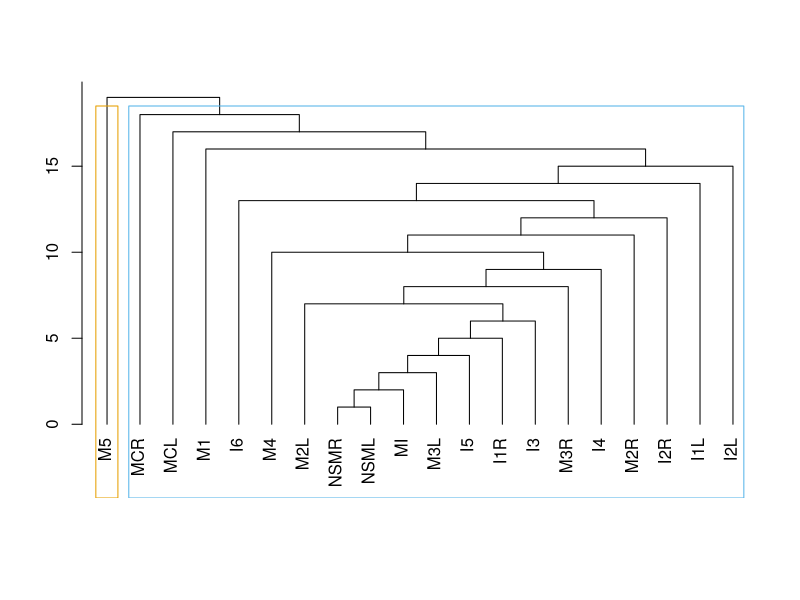
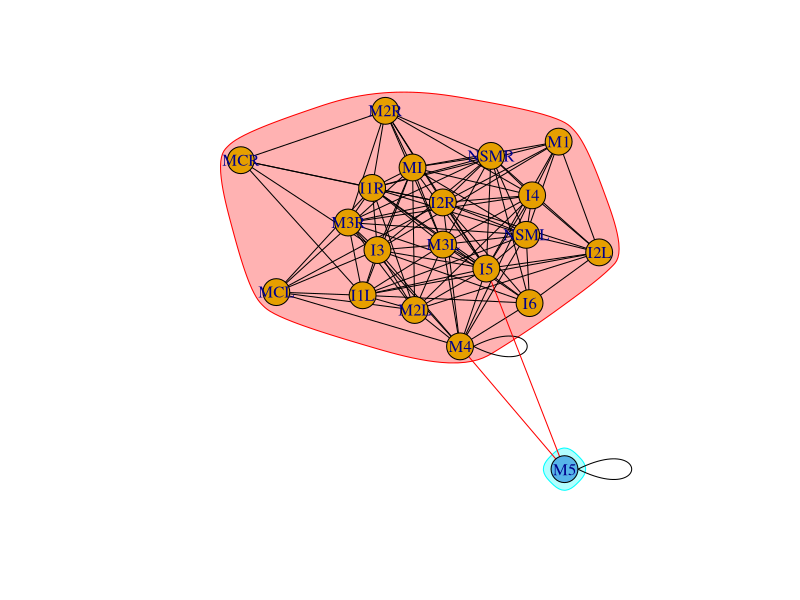
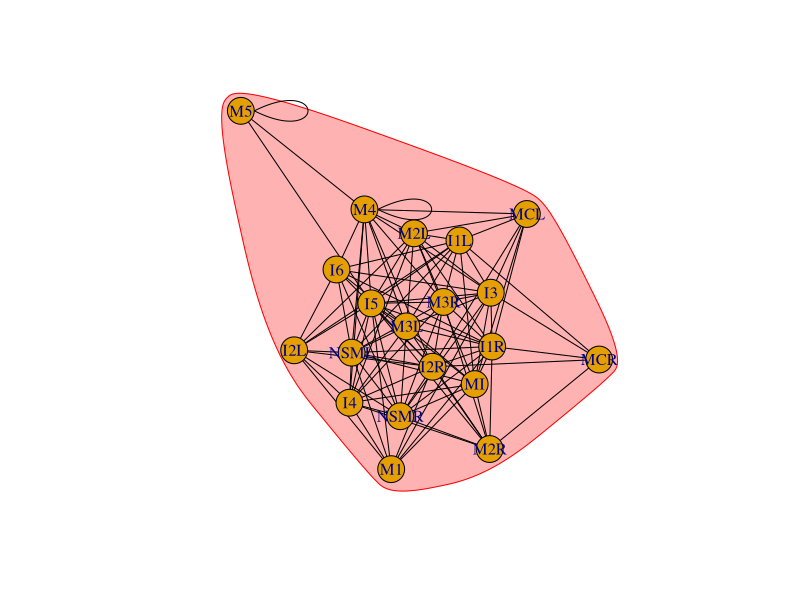
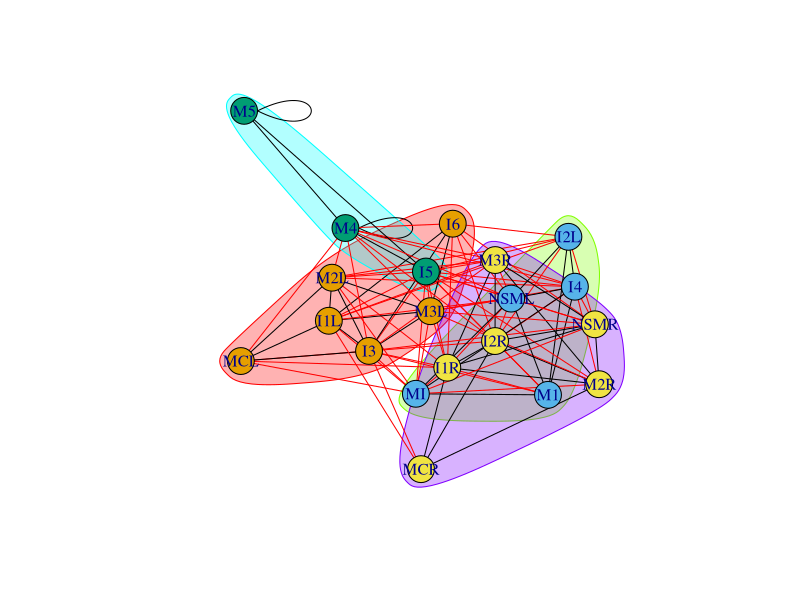
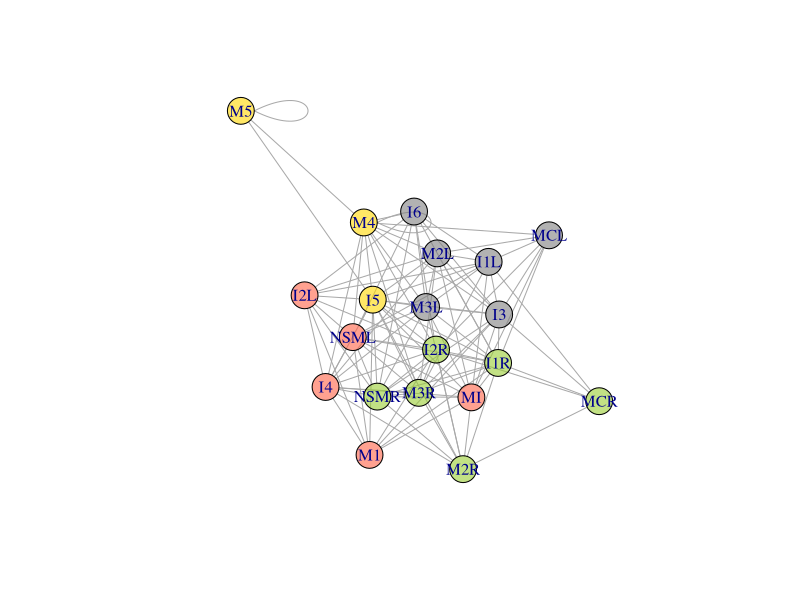
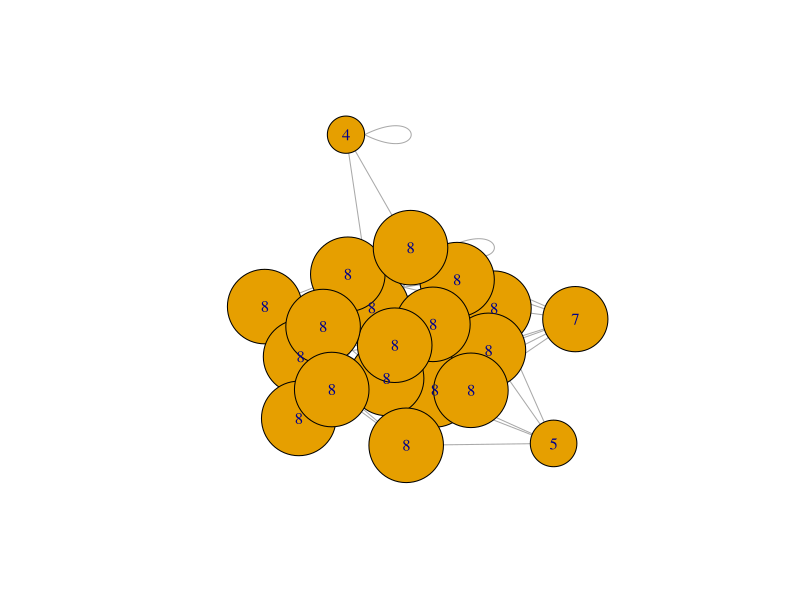
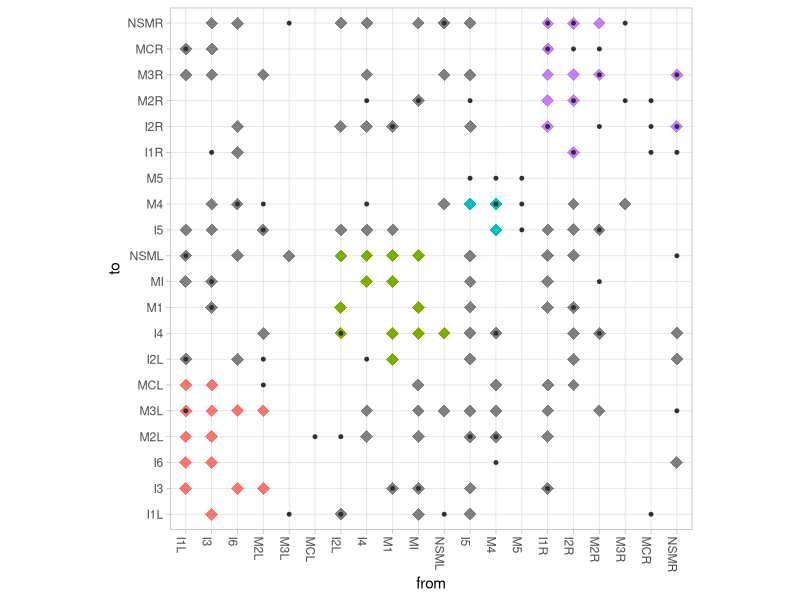
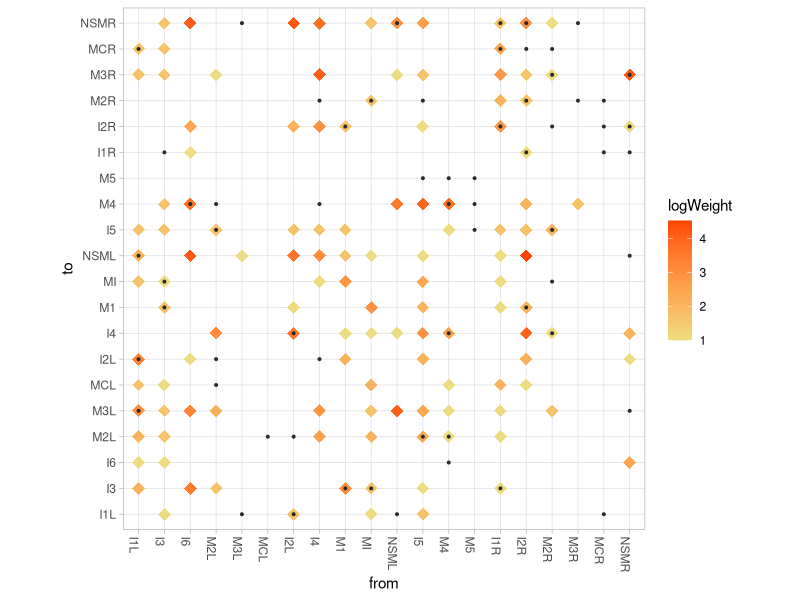

These charts were generated, in order, by the following R code:
library(igraph)
library(dplyr)
library(ggplot2)
setwd("~/elegansProject/elegansPharynx/R analysis/Connectivity")

######### Structural connectivity matrices ---------------
# First, prepare network attributes with the entire connectome
original_edgelist <- read.csv("hermPharynx_connections.csv", stringsAsFactors = FALSE)
original_nodelist <- read.csv("1.2cell_typesPharynx.csv", stringsAsFactors = FALSE)


# Create iGraph object and calculate network properties
graph <- graph.data.frame(original_edgelist, directed = TRUE, vertices = original_nodelist)

V(graph)$degree <- degree(graph)
V(graph)$closeness <- centralization.closeness(graph)$res
V(graph)$betweenness <- centralization.betweenness(graph)$res
V(graph)$eigen <- centralization.evcent(graph)$vector

rm (original_edgelist, original_nodelist)


# Generate an undirected graph to calculate communities (add the most appropriate calculation 
# to node as attribute (i.e. V(graph)$community=cfg$membership))
netSimply=as.undirected(graph, mode='collapse',edge.attr.comb=list(weight='sum','ignore'))

   # Based on Edge betweeness (Newman-Girvan)
ceb=cluster_edge_betweenness(netSimply)
dendPlot(ceb, mode = 'hclust')
plot(ceb,netSimply)
    # Based on propagating labels
clp=cluster_label_prop(netSimply)
plot(clp, netSimply)
    # Based on greedy optimization of modularity
cfg=cluster_fast_greedy(netSimply)
plot(cfg, netSimply)
V(netSimply)$community=cfg$membership
colrs <- adjustcolor( c("gray50", "tomato", "gold", "yellowgreen"), alpha=.6)
plot(netSimply, vertex.color=colrs[V(netSimply)$community])
    # K-core decomposition
kc=coreness(netSimply,mode='all')
plot(netSimply,vertex.size=kc*6, vertex.label=kc)

# Choose and add the most appropriate community calculation as attribute. i.e.:
V(graph)$community=cfg$membership

rm(ceb,clp,cfg,colrs,kc, netSimply)

# Generate dataframe for nodes with updated network attributes, and ordered by community
nodes=get.data.frame(graph, what='vertices')
nodes_ordered = nodes[order(nodes$community),] 
all_nodes = nodes_ordered$name

rm (nodes_ordered)

# Prepare plotting with separate graphs for electrical and chemical connections
chemConn = read.csv("hermPharynx_connectionsCHEM.csv", stringsAsFactors = FALSE)
elecConn = read.csv("hermPharynx_connectionsELEC.csv", stringsAsFactors = FALSE)


# Create one iGraph per network
chemGraph = graph.data.frame(chemConn, directed = TRUE, vertices = nodes)
elecGraph = graph.data.frame(elecConn, directed = T, vertices = nodes)

rm(chemConn,elecConn)

# Determine a community for each edge. If two nodes belong to the same community, label the edge with that community. 
# If not, the edge community value is 'NA'
edgesChem = get.data.frame(chemGraph, what = "edges") %>% 
  inner_join(nodes %>% select(name, community), by = c("from" = "name")) %>%
  inner_join(nodes %>% select(name, community), by = c("to" = "name")) %>%
   mutate(group = ifelse(community.x == community.y, community.x, NA) %>% factor())

edgesElec = get.data.frame(elecGraph, what = "edges") %>% 
  inner_join(nodes %>% select(name, community), by = c("from" = "name")) %>%
  inner_join(nodes %>% select(name, community), by = c("to" = "name")) %>%
  mutate(group = ifelse(community.x == community.y, community.x, NA) %>% factor())


# Adjust the 'to' and 'from' factor levels so they are equal
# to this complete list of node names
plot_data = edgesChem %>% mutate(
  to = factor(to, levels = all_nodes),
  from = factor(from, levels = all_nodes))


## Create structural adjacency matrix showing communities -----------------
ggplot(plot_data, aes(x = from, y = to, color=group)) +
  geom_point(shape=18, size=4) +
  geom_point(data = edgesElec, aes(x=from, y=to), size=1, color='grey19')+
  theme_light() +
  # Because we need the x and y axis to display every node,
  # not just the nodes that have connections to each other,
  # make sure that ggplot does not drop unused factor levels
  scale_x_discrete(drop = FALSE) +
  scale_y_discrete(drop = FALSE) +
  theme(
    # Rotate the x-axis lables so they are legible
    axis.text.x = element_text(angle = 270, hjust = 0),
    # Force the plot into a square aspect ratio
    aspect.ratio = 1,
    # Hide the legend (optional)
    legend.position = "none")


## Create structural adjacency matrix showing weights*inh/exc -----------------
ggplot(plot_data, aes(x = from, y = to, color=logWeight)) +
  geom_point(shape=18, size=4) +
  geom_point(data = edgesElec, aes(x=from, y=to), size=0.7, color='grey17')+
  theme_light() +
  # Because we need the x and y axis to display every node,
  # not just the nodes that have connections to each other,
  # make sure that ggplot does not drop unused factor levels
  scale_x_discrete(drop = FALSE) +
  scale_y_discrete(drop = FALSE) +
  scale_colour_gradient(low = 'lightgoldenrod2', high = 'orangered')+
  theme(
    # Rotate the x-axis lables so they are legible
    axis.text.x = element_text(angle = 270, hjust = 0),
    # Force the plot into a square aspect ratio
    aspect.ratio = 1)





######### Functional connectivity matrices -----

fConn <- read.csv("fConn.csv", stringsAsFactors = FALSE)

# Create iGraph for functional connectivity data
fGraph = graph.data.frame(fConn, directed = TRUE, vertices = nodes)

rm (fConn)

# Determine a community for each edge. If two nodes belong to the same community, label the edge with that community. 
# If not, the edge community value is 'NA'
edgesF = get.data.frame(fGraph, what = "edges") %>% 
  inner_join(nodes %>% select(name, community), by = c("from" = "name")) %>%
  inner_join(nodes %>% select(name, community), by = c("to" = "name")) %>%
  mutate(group = ifelse(community.x == community.y, community.x, NA) %>% factor())


# Adjust the 'to' and 'from' factor levels so they are equal
# to this complete list of node names
plot_data = edgesF %>% mutate(
  to = factor(to, levels = all_nodes),
  from = factor(from, levels = all_nodes))


## Create functional adjacency matrix showing Phi connectivity ----
ggplot(plot_data, aes(x = from, y = to, color=connPhi)) +
  geom_point(shape=15, size=6) +
  theme_light() +
  # Because we need the x and y axis to display every node,
  # not just the nodes that have connections to each other,
  # make sure that ggplot does not drop unused factor levels
  scale_x_discrete(drop = FALSE) +
  scale_y_discrete(drop = FALSE) +
  scale_colour_gradient2(low = 'aquamarine3', high = 'orangered')+
  theme(
    # Rotate the x-axis lables so they are legible
    axis.text.x = element_text(angle = 270, hjust = 0),
    # Force the plot into a square aspect ratio
    aspect.ratio = 1)


## Create functional adjacency matrix showing Psi1 connectivity ------
ggplot(plot_data, aes(x = from, y = to, color=as.factor(connPsi1))) +
  geom_point(shape=15, size=6) +
  theme_light() +
  # Because we need the x and y axis to display every node,
  # not just the nodes that have connections to each other,
  # make sure that ggplot does not drop unused factor levels
  scale_x_discrete(drop = FALSE) +
  scale_y_discrete(drop = FALSE) +
  scale_colour_manual(values = c('lightskyblue1','white', 'lightsalmon'))+
  theme(
    # Rotate the x-axis lables so they are legible
    axis.text.x = element_text(angle = 270, hjust = 0),
    # Force the plot into a square aspect ratio
    aspect.ratio = 1,
    # Hide the legend (optional)
    legend.position = "none")


## Create functional adjacency matrix showing Psi2 connectivity --------
ggplot(plot_data, aes(x = from, y = to, color=as.factor(connPsi2))) +
  geom_point(shape=15, size=6) +
  theme_light() +
  # Because we need the x and y axis to display every node,
  # not just the nodes that have connections to each other,
  # make sure that ggplot does not drop unused factor levels
  scale_x_discrete(drop = FALSE) +
  scale_y_discrete(drop = FALSE) +
  scale_colour_manual(values = c('lightskyblue1','white', 'lightsalmon'))+
  theme(
    # Rotate the x-axis lables so they are legible
    axis.text.x = element_text(angle = 270, hjust = 0),
    # Force the plot into a square aspect ratio
    aspect.ratio = 1,
    # Hide the legend (optional)
    legend.position = "none")



#####  Plot structural and functional together-----
## Structure and Phi ------
ggplot() +
  geom_point(data = edgesF, aes(x=from, y=to, color=connPhi), shape=15, size=7) +
  geom_point(data = edgesChem, aes(x=from, y=to), shape=18,size=4, color='goldenrod1')+
  geom_point(data = edgesElec, aes(x=from, y=to), size=0.7, color='red')+
  theme_light() +
  # Because we need the x and y axis to display every node,
  # not just the nodes that have connections to each other,
  # make sure that ggplot does not drop unused factor levels
  scale_x_discrete(drop = FALSE) +
  scale_y_discrete(drop = FALSE) +
  scale_color_gradient2(low = "lightskyblue", mid = "white", high = "chocolate1")+
  theme(
    # Rotate the x-axis lables so they are legible
    axis.text.x = element_text(angle = 270, hjust = 0),
    # Force the plot into a square aspect ratio
    aspect.ratio = 1)

## Structure and Psi1 -----
ggplot() +
  geom_point(data = edgesF, aes(x=from,y=to, color=connPsi1), shape=15, size=7) +
  geom_point(data = edgesChem, aes(x=from, y=to), shape=18,size=4, color='goldenrod1')+
  geom_point(data = edgesElec, aes(x=from, y=to), size=0.7, color='red')+
  theme_light() +
  # Because we need the x and y axis to display every node,
  # not just the nodes that have connections to each other,
  # make sure that ggplot does not drop unused factor levels
  scale_x_discrete(drop = FALSE) +
  scale_y_discrete(drop = FALSE) +
  scale_color_gradient2(low = "lightcyan2", mid = "white", high = "moccasin")+
  theme(
    # Rotate the x-axis lables so they are legible
    axis.text.x = element_text(angle = 270, hjust = 0), 
    # Force the plot into a square aspect ratio
    aspect.ratio = 1)

## Structure and Psi2 -------
ggplot() +
  geom_point(data = edgesF, aes(x=from,y=to,color=connPsi2), shape=15, size=7) +
  geom_point(data = edgesChem, aes(x=from, y=to), shape=18, size=4, color='goldenrod1')+
  geom_point(data = edgesElec, aes(x=from, y=to), size=0.7, color='red')+
  theme_light() +
  # Because we need the x and y axis to display every node,
  # not just the nodes that have connections to each other,
  # make sure that ggplot does not drop unused factor levels
  scale_x_discrete(drop = FALSE) +
  scale_y_discrete(drop = FALSE) +
  scale_color_gradient2(low = "lightcyan2", mid = "white", high = "moccasin")+
  theme(
    # Rotate the x-axis lables so they are legible
    axis.text.x = element_text(angle = 270, hjust = 0),
    # Force the plot into a square aspect ratio
    aspect.ratio = 1)

######### Functional connectivity matrices (just excitatory connections) --------

edgesF$connPhiP=pmax(0,edgesF$connPhi)
edgesF$connPsi1P=pmax(0,edgesF$connPsi1)
edgesF$connPsi2P=pmax(0,edgesF$connPsi2)


## Create functional adjacency matrix showing PhiP connectivity -------
ggplot(edgesF, aes(x = from, y = to, color=connPhiP)) +
  geom_point(shape=15, size=4) +
  theme_light() +
  # Because we need the x and y axis to display every node,
  # not just the nodes that have connections to each other,
  # make sure that ggplot does not drop unused factor levels
  scale_x_discrete(drop = FALSE) +
  scale_y_discrete(drop = FALSE) +
  scale_colour_gradient2(low = 'aquamarine3', high = 'orangered')+
  theme(
    # Rotate the x-axis lables so they are legible
    axis.text.x = element_text(angle = 270, hjust = 0),
    # Force the plot into a square aspect ratio
    aspect.ratio = 1)


## Create functional adjacency matrix showing Psi1P connectivity -----------
ggplot(edgesF, aes(x = from, y = to, color=as.factor(connPsi1P))) +
  geom_point(shape=15, size=4) +
  theme_light() +
  # Because we need the x and y axis to display every node,
  # not just the nodes that have connections to each other,
  # make sure that ggplot does not drop unused factor levels
  scale_x_discrete(drop = FALSE) +
  scale_y_discrete(drop = FALSE) +
  scale_colour_manual(values = c('white', 'lightsalmon'))+
  theme(
    # Rotate the x-axis lables so they are legible
    axis.text.x = element_text(angle = 270, hjust = 0),
    # Force the plot into a square aspect ratio
    aspect.ratio = 1,
    # Hide the legend (optional)
    legend.position = "none")


## Create functional adjacency matrix showing Psi2P connectivity ---------
ggplot(edgesF, aes(x = from, y = to, color=as.factor(connPsi2P))) +
  geom_point(shape=15, size=4) +
  theme_light() +
  # Because we need the x and y axis to display every node,
  # not just the nodes that have connections to each other,
  # make sure that ggplot does not drop unused factor levels
  scale_x_discrete(drop = FALSE) +
  scale_y_discrete(drop = FALSE) +
  scale_colour_manual(values = c('white', 'lightsalmon'))+
  theme(
    # Rotate the x-axis lables so they are legible
    axis.text.x = element_text(angle = 270, hjust = 0),
    # Force the plot into a square aspect ratio
    aspect.ratio = 1,
    # Hide the legend (optional)
    legend.position = "none")


#####  Plot structural and functional (just excitatory) together ---------
## Structure and PhiP ------
ggplot() +
  geom_point(data = edgesF, aes(x=from,y=to,color=connPhiP),shape=15,size=7) +
  geom_point(data = edgesChem, aes(x=from, y=to), shape=18, size=4, color='goldenrod1')+
  geom_point(data = edgesElec, aes(x=from, y=to), size=0.7, color='red')+
  theme_light() +
  # Because we need the x and y axis to display every node,
  # not just the nodes that have connections to each other,
  # make sure that ggplot does not drop unused factor levels
  scale_x_discrete(drop = FALSE) +
  scale_y_discrete(drop = FALSE) +
  scale_color_gradient(low = 'white', high ='chocolate1')+
  theme(
    # Rotate the x-axis lables so they are legible
    axis.text.x = element_text(angle = 270, hjust = 0),
    # Force the plot into a square aspect ratio
    aspect.ratio = 1)

## Structure and Psi1P -----
ggplot() +
  geom_point(data = edgesF, aes(x=from,y=to,color=as.factor(connPsi1P)), shape=15, size=7) +
  geom_point(data = edgesChem, aes(x=from, y=to),shape=18, size=4, color='goldenrod1')+
  geom_point(data = edgesElec, aes(x=from, y=to), size=0.7, color='red')+
  theme_light() +
  # Because we need the x and y axis to display every node,
  # not just the nodes that have connections to each other,
  # make sure that ggplot does not drop unused factor levels
  scale_x_discrete(drop = FALSE) +
  scale_y_discrete(drop = FALSE) +
  scale_color_manual(values=c('white','moccasin'))+
  theme(
    # Rotate the x-axis lables so they are legible
    axis.text.x = element_text(angle = 270, hjust = 0),
    # Force the plot into a square aspect ratio
    aspect.ratio = 1)

## Structure and Psi2P -------
ggplot() +
  geom_point(data = edgesF, aes(x=from,y=to,color=as.factor(connPsi2P)), shape=15, size=7) +
  geom_point(data = edgesChem, aes(x=from, y=to), shape=18, size=4, color='goldenrod1')+
  geom_point(data = edgesElec, aes(x=from, y=to), size=0.7, color='red')+
  theme_light() +
  # Because we need the x and y axis to display every node,
  # not just the nodes that have connections to each other,
  # make sure that ggplot does not drop unused factor levels
  scale_x_discrete(drop = FALSE) +
  scale_y_discrete(drop = FALSE) +
  scale_color_manual(values=c('white', 'moccasin'))+
  theme(
    # Rotate the x-axis lables so they are legible
    axis.text.x = element_text(angle = 270, hjust = 0),
    # Force the plot into a square aspect ratio
    aspect.ratio = 1)
